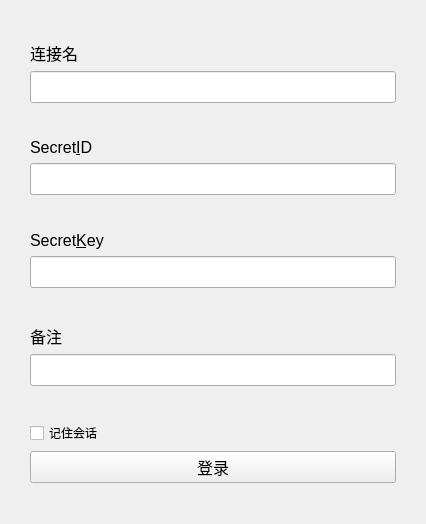
<?xml version="1.0" encoding="UTF-8"?>
<ui version="4.0">
 <class>LoginDialog</class>
 <widget class="QWidget" name="LoginDialog">
  <property name="geometry">
   <rect>
    <x>0</x>
    <y>0</y>
    <width>426</width>
    <height>524</height>
   </rect>
  </property>
  <property name="windowTitle">
   <string>登录</string>
  </property>
  <layout class="QVBoxLayout" name="verticalLayout">
   <property name="leftMargin">
    <number>30</number>
   </property>
   <property name="rightMargin">
    <number>30</number>
   </property>
   <item>
    <spacer name="verticalSpacer">
     <property name="orientation">
      <enum>Qt::Vertical</enum>
     </property>
     <property name="sizeHint" stdset="0">
      <size>
       <width>20</width>
       <height>40</height>
      </size>
     </property>
    </spacer>
   </item>
   <item>
    <widget class="QLabel" name="labelLoginName">
     <property name="font">
      <font>
       <pointsize>12</pointsize>
      </font>
     </property>
     <property name="text">
      <string>连接名</string>
     </property>
    </widget>
   </item>
   <item>
    <widget class="QLineEdit" name="lineLoginName">
     <property name="minimumSize">
      <size>
       <width>0</width>
       <height>32</height>
      </size>
     </property>
    </widget>
   </item>
   <item>
    <spacer name="verticalSpacer_2">
     <property name="orientation">
      <enum>Qt::Vertical</enum>
     </property>
     <property name="sizeHint" stdset="0">
      <size>
       <width>20</width>
       <height>40</height>
      </size>
     </property>
    </spacer>
   </item>
   <item>
    <widget class="QLabel" name="labelSecretID">
     <property name="font">
      <font>
       <pointsize>12</pointsize>
      </font>
     </property>
     <property name="text">
      <string>Secret&amp;ID</string>
     </property>
     <property name="textFormat">
      <enum>Qt::AutoText</enum>
     </property>
     <property name="buddy">
      <cstring>lineSecretID</cstring>
     </property>
    </widget>
   </item>
   <item>
    <widget class="QLineEdit" name="lineSecretID">
     <property name="minimumSize">
      <size>
       <width>0</width>
       <height>32</height>
      </size>
     </property>
    </widget>
   </item>
   <item>
    <spacer name="verticalSpacer_3">
     <property name="orientation">
      <enum>Qt::Vertical</enum>
     </property>
     <property name="sizeHint" stdset="0">
      <size>
       <width>20</width>
       <height>40</height>
      </size>
     </property>
    </spacer>
   </item>
   <item>
    <widget class="QLabel" name="labelSecretKey">
     <property name="font">
      <font>
       <pointsize>12</pointsize>
      </font>
     </property>
     <property name="text">
      <string>Secret&amp;Key</string>
     </property>
     <property name="buddy">
      <cstring>lineSecretKey</cstring>
     </property>
    </widget>
   </item>
   <item>
    <widget class="QLineEdit" name="lineSecretKey">
     <property name="minimumSize">
      <size>
       <width>0</width>
       <height>32</height>
      </size>
     </property>
    </widget>
   </item>
   <item>
    <spacer name="verticalSpacer_4">
     <property name="orientation">
      <enum>Qt::Vertical</enum>
     </property>
     <property name="sizeHint" stdset="0">
      <size>
       <width>20</width>
       <height>40</height>
      </size>
     </property>
    </spacer>
   </item>
   <item>
    <widget class="QLabel" name="labelRemark">
     <property name="font">
      <font>
       <pointsize>12</pointsize>
      </font>
     </property>
     <property name="text">
      <string>备注</string>
     </property>
    </widget>
   </item>
   <item>
    <widget class="QLineEdit" name="lineRemark">
     <property name="minimumSize">
      <size>
       <width>0</width>
       <height>32</height>
      </size>
     </property>
    </widget>
   </item>
   <item>
    <spacer name="verticalSpacer_5">
     <property name="orientation">
      <enum>Qt::Vertical</enum>
     </property>
     <property name="sizeHint" stdset="0">
      <size>
       <width>20</width>
       <height>40</height>
      </size>
     </property>
    </spacer>
   </item>
   <item>
    <widget class="QCheckBox" name="checkSaveSection">
     <property name="text">
      <string>记住会话</string>
     </property>
    </widget>
   </item>
   <item>
    <widget class="QPushButton" name="btnLogin">
     <property name="minimumSize">
      <size>
       <width>0</width>
       <height>32</height>
      </size>
     </property>
     <property name="font">
      <font>
       <pointsize>12</pointsize>
      </font>
     </property>
     <property name="text">
      <string>登录</string>
     </property>
    </widget>
   </item>
   <item>
    <spacer name="verticalSpacer_6">
     <property name="orientation">
      <enum>Qt::Vertical</enum>
     </property>
     <property name="sizeHint" stdset="0">
      <size>
       <width>20</width>
       <height>40</height>
      </size>
     </property>
    </spacer>
   </item>
  </layout>
 </widget>
 <resources/>
 <connections/>
</ui>
